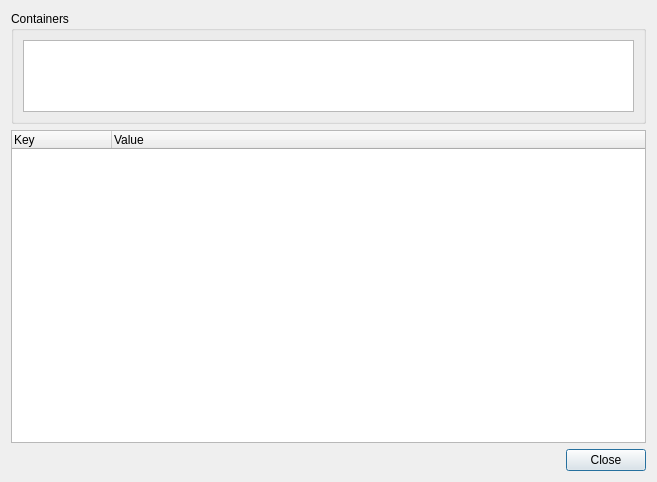
<?xml version="1.0" encoding="UTF-8"?>
<ui version="4.0">
 <class>imageInfoDlg</class>
 <widget class="QDialog" name="imageInfoDlg">
  <property name="geometry">
   <rect>
    <x>0</x>
    <y>0</y>
    <width>657</width>
    <height>482</height>
   </rect>
  </property>
  <property name="windowTitle">
   <string>Dialog</string>
  </property>
  <layout class="QVBoxLayout" name="verticalLayout">
   <item>
    <widget class="QGroupBox" name="groupBox">
     <property name="sizePolicy">
      <sizepolicy hsizetype="Preferred" vsizetype="Minimum">
       <horstretch>0</horstretch>
       <verstretch>0</verstretch>
      </sizepolicy>
     </property>
     <property name="title">
      <string>Containers</string>
     </property>
     <layout class="QVBoxLayout" name="verticalLayout_2">
      <item>
       <widget class="QListWidget" name="relContainerList">
        <property name="sizePolicy">
         <sizepolicy hsizetype="Expanding" vsizetype="Minimum">
          <horstretch>0</horstretch>
          <verstretch>0</verstretch>
         </sizepolicy>
        </property>
        <property name="sizeAdjustPolicy">
         <enum>QAbstractScrollArea::AdjustToContents</enum>
        </property>
       </widget>
      </item>
     </layout>
    </widget>
   </item>
   <item>
    <widget class="QTreeWidget" name="imageInfo">
     <column>
      <property name="text">
       <string>Key</string>
      </property>
     </column>
     <column>
      <property name="text">
       <string>Value</string>
      </property>
     </column>
    </widget>
   </item>
   <item>
    <widget class="QDialogButtonBox" name="buttonBox">
     <property name="standardButtons">
      <set>QDialogButtonBox::Close</set>
     </property>
    </widget>
   </item>
  </layout>
 </widget>
 <resources/>
 <connections>
  <connection>
   <sender>buttonBox</sender>
   <signal>rejected()</signal>
   <receiver>imageInfoDlg</receiver>
   <slot>close()</slot>
   <hints>
    <hint type="sourcelabel">
     <x>209</x>
     <y>407</y>
    </hint>
    <hint type="destinationlabel">
     <x>209</x>
     <y>214</y>
    </hint>
   </hints>
  </connection>
 </connections>
</ui>
